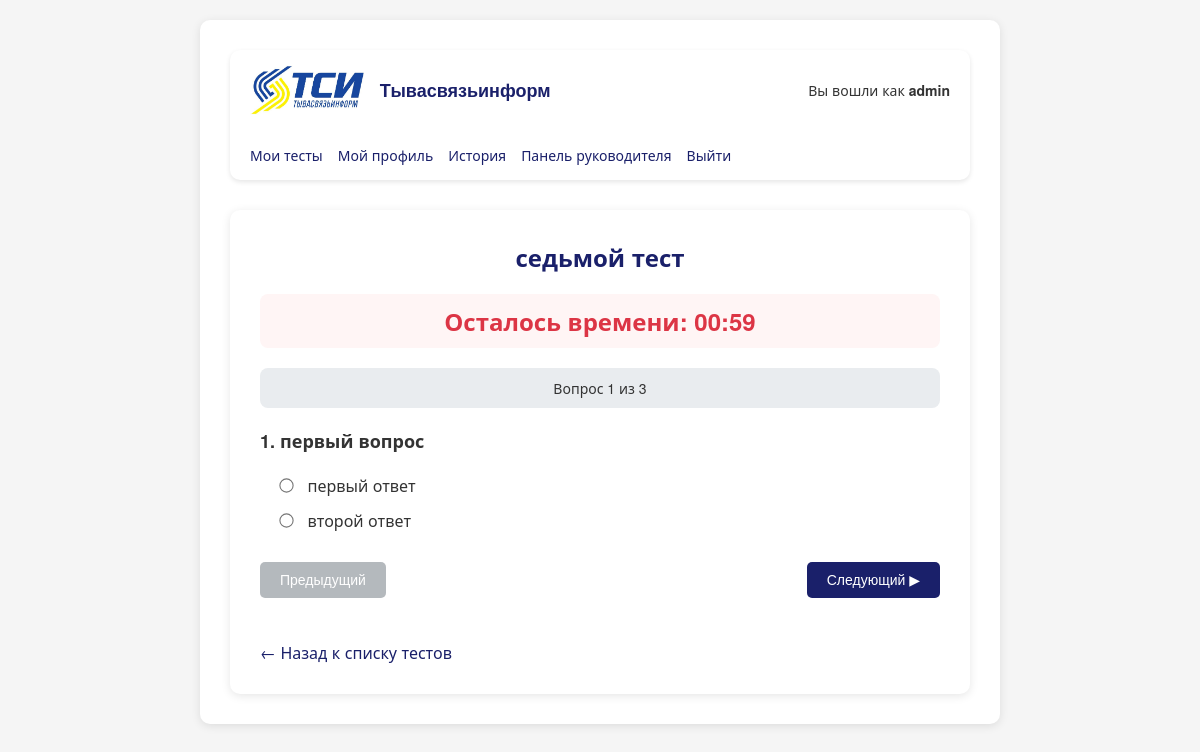
/test/7/ (signed in), run on the app's committed database.
### testing/models.py (models this page shows, shortened)
class Test(models.Model):
    name = models.CharField(max_length=200)
    category = models.ForeignKey('Category', on_delete=models.SET_NULL, null=True, blank=True, verbose_name="Категория")
    pass_percent = models.IntegerField(
        default=70,
        validators=[MinValueValidator(0), MaxValueValidator(100)],
        verbose_name="Проходной балл (%)"
    )
    is_published = models.BooleanField(default=False, db_index=True, verbose_name="Опубликован")
    target_position = models.ForeignKey(Position, on_delete=models.SET_NULL, null=True, blank=True, db_index=True,
                                        verbose_name="Целевая должность")
    time_limit = models.IntegerField(
        default=0,
        validators=[MinValueValidator(0)],  # ДОБАВЛЕНО
        help_text="Время в минутах (0 - без ограничений)",
        verbose_name="Лимит времени"
    )
    max_attempts = models.IntegerField(
        default=1,
        validators=[MinValueValidator(0)],  # ДОБАВЛЕНО
        help_text="Максимальное количество попыток (0 - без ограничений)",
        verbose_name="Макс. попыток"
    )
    def get_questions(self):
        return self.questions.all()

class Question(models.Model):
    test = models.ForeignKey(Test, on_delete=models.CASCADE, related_name='questions')
    text = models.CharField(max_length=500)

class Answer(models.Model):
    question = models.ForeignKey(Question, on_delete=models.CASCADE, related_name='answers')
    text = models.CharField(max_length=500)
    is_correct = models.BooleanField(default=False)

### testing/views.py (the view, shortened to what this page needs)
# urls.py: path('test/<int:test_id>/', views.take_test, name='take_test'),
@login_required
def take_test(request, test_id):
    test = get_object_or_404(Test, id=test_id)
    questions = test.get_questions()
    employee = EmployeeService.get_employee_by_user(request.user)
    assignment = EmployeeService.get_assignment(employee, test)
    if not TestService.can_take_test(employee, test):
        return render(request, 'testing/error.html', {
            'message': f'Вы исчерпали лимит попыток для теста «{test.name}». Максимум: {test.max_attempts} попыт(ок/и).'
        })
    return render(request, 'testing/take_test.html', {
        'test': test,
        'questions': questions
    })

### testing/services.py (called while the page is built)
    @staticmethod
    def get_attempts_count(employee, test):
        return TestAttempt.objects.filter(
            assignment__employee=employee,
            assignment__test=test
        ).count()

    @staticmethod
    def can_take_test(employee, test):
        if test.max_attempts == 0:
            return True
        attempts_count = TestService.get_attempts_count(employee, test)
        return attempts_count < test.max_attempts

    @staticmethod
    def get_employee_by_user(user):
        try:
            return Employee.objects.select_related('position').get(user=user)
        except Employee.DoesNotExist:
            return None

    @staticmethod
    def get_assignment(employee, test):
        return TestAssignment.objects.filter(test=test, employee=employee).select_related('test').first()

### testing/templates/testing/take_test.html (shortened to what this page needs)
{% extends 'base.html' %}
{% block content %}
    <div class="container">
        <h1>{{ test.name }}</h1>
        {% if test.time_limit > 0 %}
        <div id="timer" style="text-align: center; font-size: 24px; font-weight: bold; color: #dc3545; margin-bottom: 20px;">
            Осталось времени: <span id="timerMinutes">00</span>:<span id="timerSeconds">00</span>
        </div>
        {% endif %}
        <form method="POST" id="testForm">
            <div id="progress" class="progress">
                Вопрос <span id="currentQuestionNum">1</span> из <span id="totalQuestions">{{ questions|length }}</span>
            </div>
            <div id="questions-container">
                {% for question in questions %}
                <div class="question-box" data-question-id="{{ forloop.counter0 }}" id="question-{{ forloop.counter0 }}" style="display: none;">
                    <div class="question-text">
                        <strong>{{ forloop.counter }}. {{ question.text }}</strong>
                    </div>
                    <div class="answers">
                        {% for answer in question.answers.all %}
                        <div class="answer-option">
                            <input type="radio"
                                   name="question_{{ question.id }}"
                                   value="{{ answer.id }}"
                                   id="q{{ question.id }}_a{{ answer.id }}"
                                   data-question-idx="{{ forloop.parentloop.counter0 }}">
                            <label for="q{{ question.id }}_a{{ answer.id }}">{{ answer.text }}</label>
                        </div>
                        {% endfor %}
                    </div>
                </div>
                {% endfor %}
            </div>
            <div class="nav-buttons">
                <button type="button" id="prevBtn" disabled>Предыдущий</button>
                <button type="button" id="nextBtn" class="btn">Следующий ▶</button>
            </div>
        </form>
        <br>
        <a href="/tests/">← Назад к списку тестов</a>
    </div>
{% endblock %}

### testing/templates/base.html (shortened to what this page needs)
<!DOCTYPE html>
<html lang="ru">
<head>
    {% load static %}
</head>
<body>
    <div class="container">
        {% if user.is_authenticated %}
        <div class="header">
            <div class="logo">
                <img src="{% static 'testing/images/logo.jpg' %}" alt="ТСИ" onerror="this.style.display='none'">
                <span>Тывасвязьинформ</span>
            </div>
            <div class="user-info">
                Вы вошли как <strong>{{ user.username }}</strong>
            </div>
            <div class="links">
                <a href="/tests/">Мои тесты</a>
                <a href="{% url 'profile' %}">Мой профиль</a>
                <a href="{% url 'test_history' %}">История</a>
                {% if user.is_staff %}
                    <a href="/manager/">Панель руководителя</a>
                {% endif %}
                <a href="/logout/">Выйти</a>
            </div>
        </div>
        {% endif %}
        {% block content %}
        {% endblock %}
    </div>
</body>
</html>

### testing/templates/testing/take_test.html (style rules this page uses)
.container { max-width: 800px; margin: 0 auto; background: white; border-radius: 10px; padding: 30px; box-shadow: 0 2px 10px rgba(0,0,0,0.1); }
.container h1 { color: #1A206A; font-size: 24px; margin-bottom: 20px; text-align: center; }
#timer { text-align: center; font-size: 24px; font-weight: bold; color: #dc3545; background: #fff5f5; padding: 10px; border-radius: 8px; margin-bottom: 20px; }
.progress { background: #e9ecef; padding: 10px; border-radius: 8px; text-align: center; margin-bottom: 20px; font-size: 14px; color: #333; }
.question-box { margin: 20px 0; }
.question-text { font-size: 18px; margin-bottom: 20px; color: #333; line-height: 1.4; }
.answers { margin-left: 20px; }
.answer-option { margin: 12px 0; }
.answer-option input { margin-right: 10px; transform: scale(1.1); cursor: pointer; }
.answer-option label { font-size: 16px; color: #333; cursor: pointer; }
.nav-buttons { display: flex; justify-content: space-between; margin-top: 30px; gap: 15px; }
.nav-buttons button { padding: 10px 20px; border: none; border-radius: 5px; cursor: pointer; font-size: 14px; transition: all 0.3s ease; }
#prevBtn { background: #6c757d; color: white; }
#prevBtn:disabled { opacity: 0.5; cursor: not-allowed; }
#nextBtn { background: #1A206A; color: white; }
.container a { display: inline-block; margin-top: 20px; color: #1A206A; text-decoration: none; }

### data on the page
Test: name "седьмой тест"
Question: text "первый вопрос"
Answer: text "первый ответ"
Answer: text "второй ответ"

### other printed values
{{ user.username }} "admin"
{{ questions|length }} "3"
